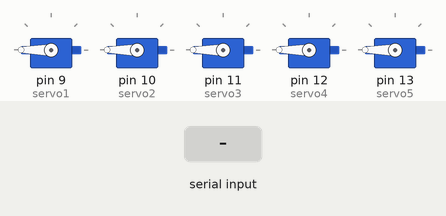
A sketch run on a simulated Arduino Uno, built with avr-gcc and run on an emulated ATmega328P. Parts: 5 × servo. Inputs (shaded band) come from the test bench. What the sketch prints to the serial monitor is not drawn.

Above: at 3.1 s.
3.2 s: byte 30 received over Serial
At 4.3 s:
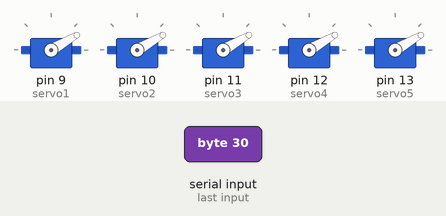
4.7 s: byte 90 received over Serial
At 5.4 s:
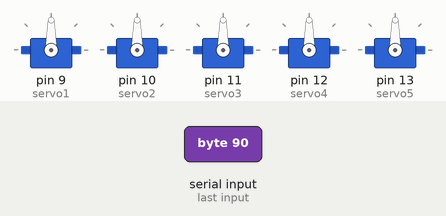
6.2 s: byte 120 received over Serial
At 6.5 s:
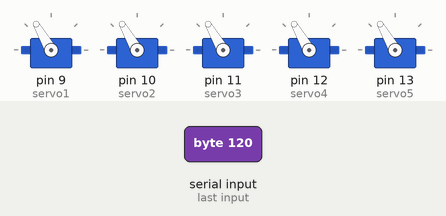
Timing chart, 0 to 9.2 s (numbered marks = the images above; inputs shaded):
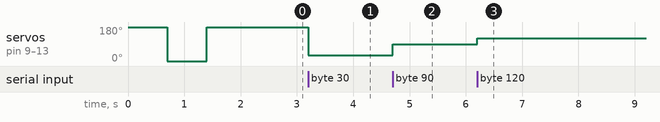

The sketch:

prosthetic_hand.ino
```cpp
/*
 * ============================================================
 *  prosthetic_hand.ino  —  SIMPLE OPEN/CLOSE
 * ============================================================
 *
 *  USE WITH: test_servo_interactive.py  |  test_servo_direct.py
 *            test_servo_min.py          |  app.py (simple mode)
 *
 *  All 5 servos move to the same angle together.
 *  Receives one byte per command: 0 = closed, 180 = open.
 *
 *  Wiring:
 *    Pinky  signal → pin  9
 *    Ring   signal → pin 10
 *    Middle signal → pin 11
 *    Index  signal → pin 12
 *    Thumb  signal → pin 13
 *    All servos: red → external 5V, black/brown → external GND + Arduino GND
 * ============================================================
 */

#include <Servo.h>

const int BAUD_RATE = 9600;

Servo servo1;
Servo servo2;
Servo servo3;
Servo servo4;
Servo servo5;

void writeAll(int angle) {
    servo1.write(angle);
    servo2.write(angle);
    servo3.write(angle);
    servo4.write(angle);
    servo5.write(angle);
}

void setup() {
    Serial.begin(BAUD_RATE);
    servo1.attach(9);
    servo2.attach(10);
    servo3.attach(11);
    servo4.attach(12);
    servo5.attach(13);

    // Startup sweep — confirms all servos are wired and working
    writeAll(180); delay(700);
    writeAll(0);   delay(700);
    writeAll(180); delay(500);
}

void loop() {
    if (Serial.available()) {
        byte angle = Serial.read();
        writeAll(angle);
        Serial.write(angle);  // echo back so Python can confirm receipt
    }
}
```

Measured:
- after the input at 3.2 s, servo on pin 9 (servo1), servo on pin 10 (servo2), servo on pin 11 (servo3), servo on pin 12 (servo4), servo on pin 13 (servo5): 180° → 30° at once
- after the input at 4.7 s, servo on pin 9 (servo1), servo on pin 10 (servo2), servo on pin 11 (servo3), servo on pin 12 (servo4), servo on pin 13 (servo5): 30° → 90° at once
- after the input at 6.2 s, servo on pin 9 (servo1), servo on pin 10 (servo2), servo on pin 11 (servo3), servo on pin 12 (servo4), servo on pin 13 (servo5): 90° → 120° at once
